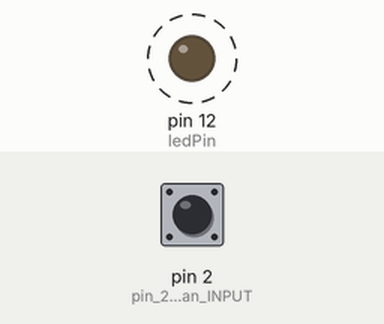
This sketch was run on a simulated Arduino Uno, built with avr-gcc and run on an emulated ATmega328P. On the bench: output pins drawn as LEDs (lit = HIGH). Dashed ring = blinking. Inputs (shaded band) come from the test bench; at power-on: pin 2 (pin_2_set_as_an_INPUT) LOW. What the sketch prints to the serial monitor is not drawn.

Above: at 0.5 s.
Timing chart, 0 to 4.6 s (numbered marks = the images above):
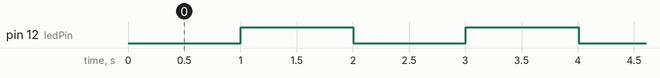

The sketch:

itor_and_blink__without_using_Delay__Kevin_Sarmiento_2291323.ino
```cpp
/*
 PB value displayed on serial monitor and blink (without using Delay)

 This program's goal is to blink a LED and at the same time read the value of a pin in a pullup resistor.

 The theme is millis() to start counting as a clock.
*/
const int ledPin =  12; // variable ledPin will be 12

int ledState = LOW; // LED will be off

unsigned long previousMillis = 0; // variable previousMillis will be 0

const long interval = 1000; // variable interval will be 1000

void setup() { // this program runs once

  pinMode(2, INPUT); // pin 2 set as an INPUT
  pinMode(ledPin, OUTPUT); // pin 12 set as an OUTPUT
  Serial.begin(9600); // serial monitor starts

}

void loop() { // this program runs forever
int button=digitalRead(2); // the variable button will have the same value as digitalRead(2)
  unsigned long currentMillis = millis(); // curretMillis will strat counting

  if (currentMillis - previousMillis >= interval) { // if currentMillis minus previousMillis is lower or equal to interval, then:

    previousMillis = currentMillis; // previousMillis and currentMillis will be the same

    if (ledState == LOW) { // if ledState is LOW, then:
      ledState = HIGH; // the value inverts, now LED turns on
    } else { // if the statement before is not true, then:
      ledState = LOW; // the LED states off
    }

    digitalWrite(ledPin, ledState); // the LED will turn on or off depending of the value off ledState
  }
Serial.println(button); // serial monitor will print the value of button
}
```

Measured:
- by itself, pin 12 (ledPin): alternates HIGH for 1.0 s and LOW for 1.0 s
